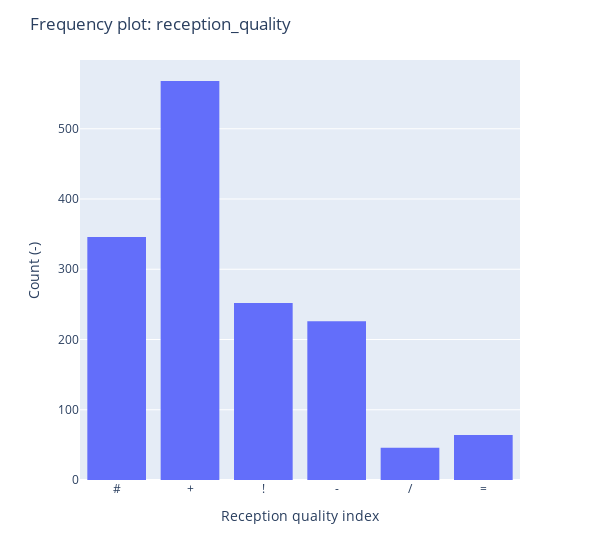

Here is the notebook cell this chart was saved with:
### Markdown cell above
<br><br>

<a id='quality'></a>


## 3. Quality analysis

<br>

### Reception quality
Let's take a look at the categories for reception_quality.

The categories are:

'#' < '+' < '!' < '-' < '/' < '='

ordered from best quality (left) to worse quality (right).

In general:
- **'#'** and **'+'**: positive outcomes
- **'!'** and **'-'**: neutral/negative outcomes
- **'='** and **'/'**: very negative outcome, the opponent team scores (ace) or gets a "half point"

<br>

### Code cell
import plotly.express as px
fig = px.histogram(df_clear.sort_values(by='reception_quality'), x='reception_quality')
fig.update_xaxes(type='category')
fig.update_layout(xaxis_title='Reception quality index', yaxis_title='Count (-)', title='Frequency plot: reception_quality', width = 600)
fig.show()

### Figure 1 — Plotly figure (JSON) as saved in the notebook; plotly's stock layout.template omitted (floating-point values rounded to 4 significant figures; data arrays with more than 128 entries replaced by an {"elided": "..."} marker saying what was removed)
{"data": [{"alignmentgroup": "True", "bingroup": "x", "hovertemplate": "reception_quality=%{x}<br>count=%{y}<extra></extra>", "legendgroup": "", "marker": {"color": "#636efa", "pattern": {"shape": ""}}, "name": "", "offsetgroup": "", "orientation": "v", "showlegend": false, "x": {"elided": "1502 str values"}, "xaxis": "x", "yaxis": "y", "type": "histogram"}], "layout": {"xaxis": {"anchor": "y", "domain": [0.0, 1.0], "title": {"text": "Reception quality index"}, "type": "category"}, "yaxis": {"anchor": "x", "domain": [0.0, 1.0], "title": {"text": "Count (-)"}}, "legend": {"tracegroupgap": 0}, "margin": {"t": 60}, "barmode": "relative", "title": {"text": "Frequency plot: reception_quality"}, "width": 600}}
